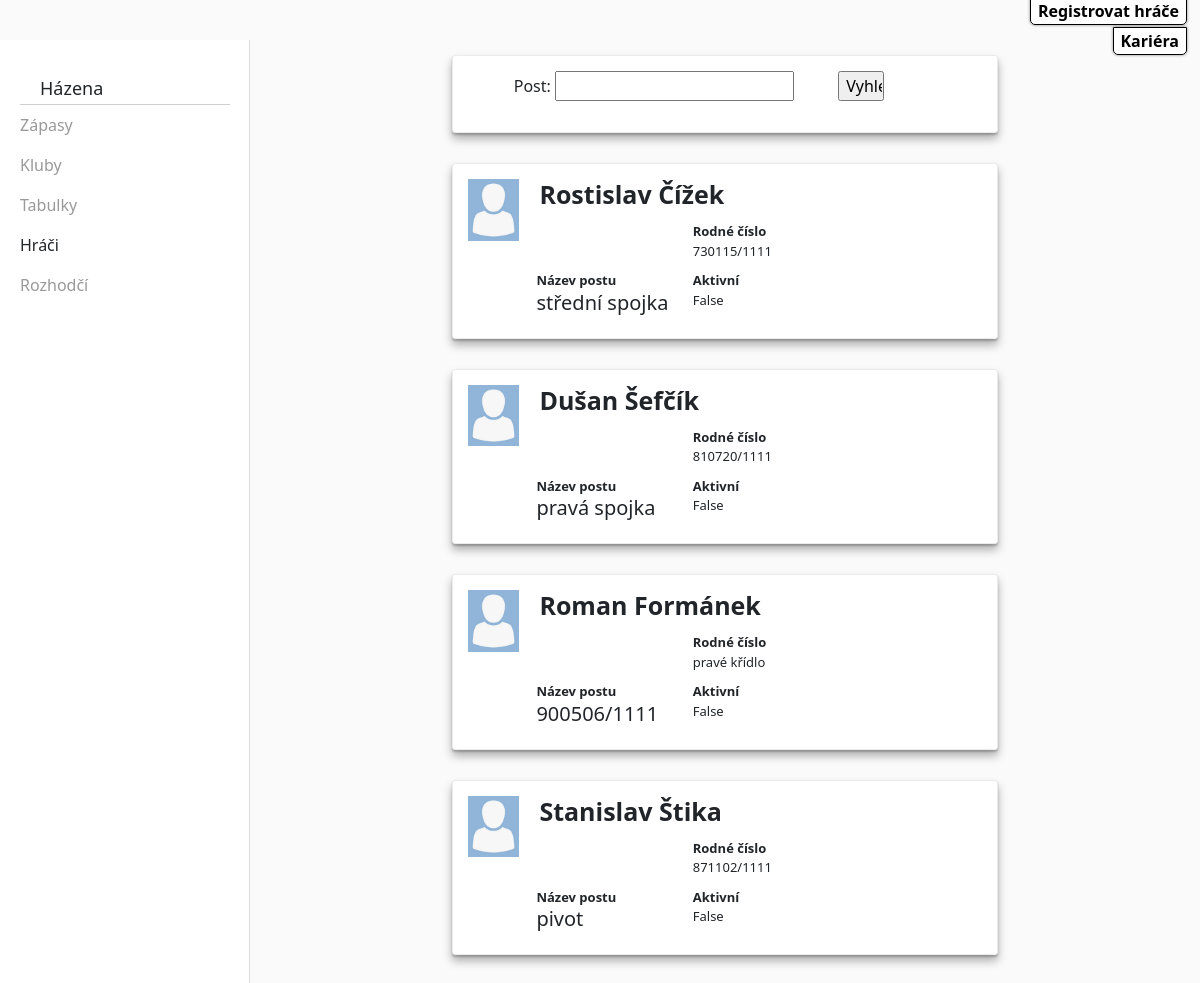
Before: /hraci/ with the older database file.
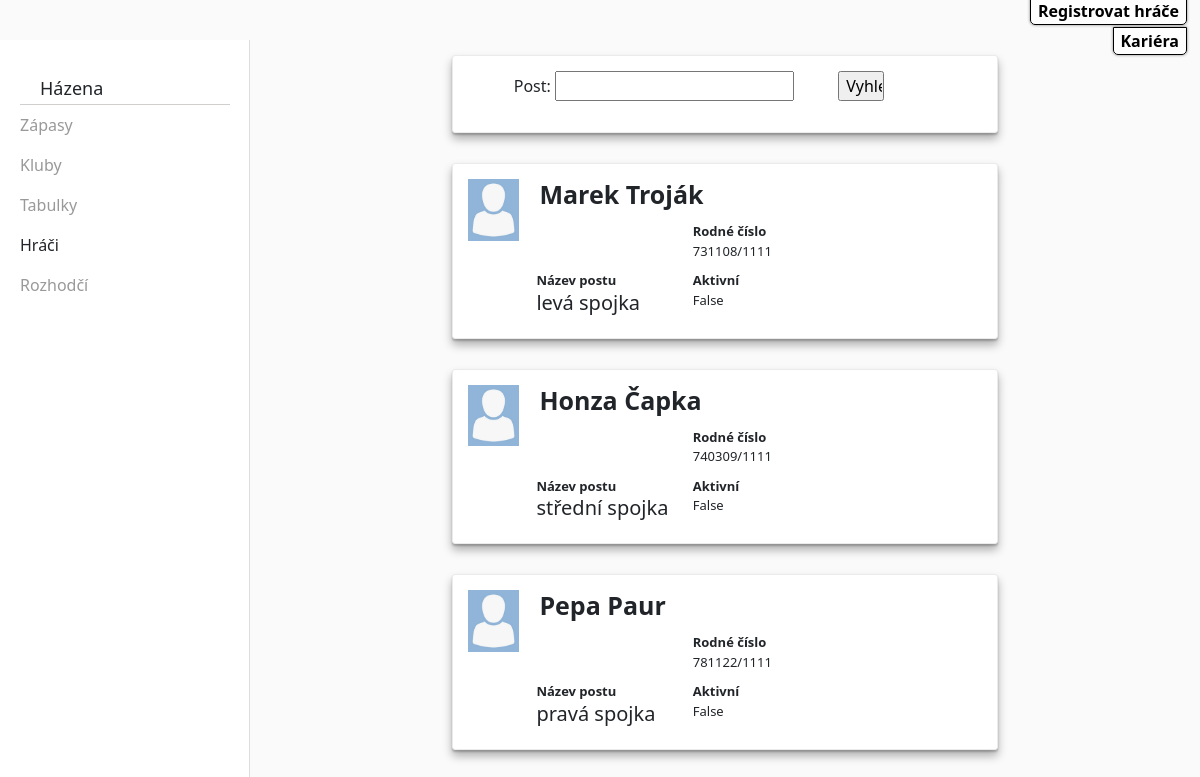
After: the same page with the newer database file.
### HazenaIS/models.py (models this page shows, shortened)
class Hrac(models.Model):
    jmeno = models.CharField(max_length=50)
    prijmeni = models.CharField(max_length=50)
    rodne_cislo = models.CharField(max_length=25)
    nazev_postu = models.CharField(max_length=25)
    aktivni = models.BooleanField(default=False)

### HazenaIS/views.py (the view)
# urls.py: path('hraci/',HazenaIS.views.hraci, name='hraci'),
def hraci(request):
    if request.method == 'POST':
        form = HracSearchForm(request.POST)
        if form.is_valid():
            searched = form.cleaned_data['searched_hrac']
            h = Hrac.objects.filter(nazev_postu = searched, aktivni=False)
        else:
            h = Hrac.objects.all()
    else:
        form = HracSearchForm()
        h = Hrac.objects.filter(aktivni=False)
    return render(request, 'hraci.html', {'hraci':h, 'form':form})

### HazenaIS/forms.py
class HracSearchForm(forms.Form):
    searched_hrac = forms.CharField(max_length=50, label='Hrac')

### templates/hraci.html (shortened to what this page needs)
{% load static %}
<html lang="en">
    <head>
        <link href="https://cdn.jsdelivr.net/npm/bootstrap@5.0.0-beta3/dist/css/bootstrap.min.css" rel="stylesheet">
        <link href="https://maxcdn.bootstrapcdn.com/font-awesome/4.7.0/css/font-awesome.min.css" rel="stylesheet" />
        <link rel="stylesheet" type="text/css" href="{% static 'css/hraci.css' %}"/>
        <link rel="stylesheet" type="text/css" href="{% static 'css/menu.css' %}"/>
    </head>
<body>
    <nav class="fixed-menu">
        <ul>
          <li><a href="{% url 'hraci_add' %}">Registrovat hráče</a></li>
        </ul>
      </nav>
      <nav class="fixed-menu" style="margin-top: 30px;">
        <ul>
          <li><a href="{% url 'kariera' %}">Kariéra</a></li>
        </ul>
      </nav>
<link href="https://maxcdn.bootstrapcdn.com/font-awesome/4.3.0/css/font-awesome.min.css" rel="stylesheet">
<div id="wrapper" class="wrapper-content">
    <div id="sidebar-wrapper">
        <ul class="sidebar-nav">
            <li class="sidebar-brand">
                    Házena
            </li>
            <li>
                <a href="{% url 'zapasy' %}">Zápasy</a>
            </li>
            <li>
                <a href="{% url 'kluby' %}">Kluby</a>
            </li>
            <li>
                <a href="{% url 'tabulka' %}">Tabulky</a>
            </li>
            <li>
                Hráči
            </li>
            <li>
                <a href="{% url 'rozhodci' %}">Rozhodčí</a>
            </li>
        </ul>
    </div>
    <div id="page-content-wrapper">
        <div class="member-entry">
            <div class="member-details">
           <div style="text-align:center;">
            <form action="{% url 'hraci' %}" method="post">
           Post:
           {{form.searched_hrac}}
           <input type="submit" value="Vyhledat" style="width: 10%;margin-left: 40px;">
            </form>
    </div>
            </div>
        </div>
        {% for h in hraci %}
        <div class="member-entry">
            <a href="#" class="member-img">
                <img src="{% static 'img/profile.png' %}" class="img-rounded">
            <div class="member-details">
                <h4><b> <a href="#"></a>{{h.jmeno}} {{h.prijmeni}}</a></b> </h4>
                <div class="row info-list">
                    <div class="col-sm-4">
                    </div>
                    <div class="col-sm-4">
                        <b>Rodné číslo</b>
                        <br>
                        {{h.rodne_cislo}}
                    </div>
                    <div class="col-sm-4">
                    </div>
                    <div class="col-sm-4">
                        <b>Název postu</b>
                        <h5>{{h.nazev_postu}}</h5>
                    </div>
                    <div class="col-sm-4">
                        <b>Aktivní</b>
                        <br>
                        {{h.aktivni}}
                    </div>
                    <div class="col-sm-4">
                    </div>
                </div>
            </div>
        </div>
        {% endfor %}
    </body>
</html>

Changed rows visible on the page:
no longer on this page (row edited): Hrac: jmeno "Rostislav", prijmeni "Čížek", rodne_cislo "730115/1111", nazev_postu "střední spojka", aktivni "False"
no longer on this page (row edited): Hrac: jmeno "Dušan", prijmeni "Šefčík", rodne_cislo "810720/1111", nazev_postu "pravá spojka", aktivni "False"
no longer on this page (row edited): Hrac: jmeno "Roman", prijmeni "Formánek", rodne_cislo "pravé křídlo", nazev_postu "900506/1111", aktivni "False"
no longer on this page (row edited): Hrac: jmeno "Stanislav", prijmeni "Štika", rodne_cislo "871102/1111", nazev_postu "pivot", aktivni "False"
added Hrac: jmeno "Marek", prijmeni "Troják", rodne_cislo "731108/1111", nazev_postu "levá spojka", aktivni "False"
added Hrac: jmeno "Honza", prijmeni "Čapka", rodne_cislo "740309/1111", nazev_postu "střední spojka", aktivni "False"
added Hrac: jmeno "Pepa", prijmeni "Paur", rodne_cislo "781122/1111", nazev_postu "pravá spojka", aktivni "False"
